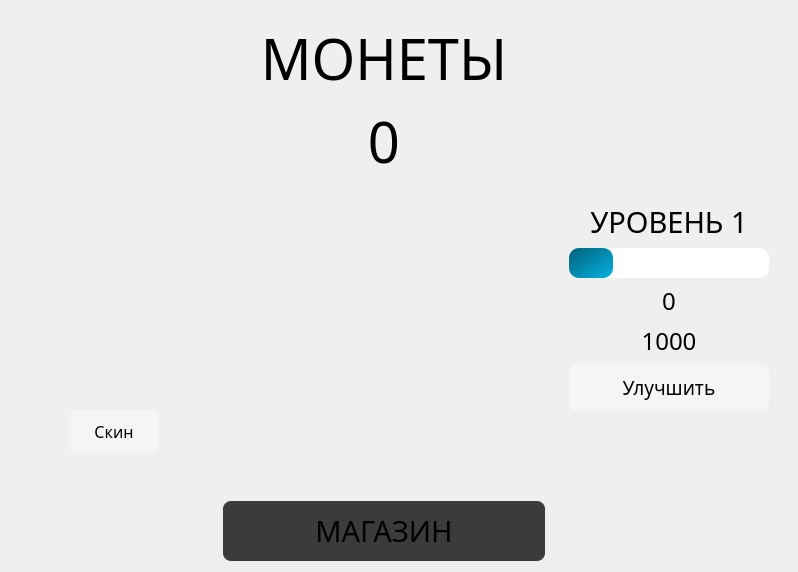
      <widget class="QWidget" name="main_page">
       <layout class="QHBoxLayout" name="horizontalLayout">
        <item>
         <widget class="QFrame" name="frame_2">
          <property name="minimumSize">
           <size>
            <width>200</width>
            <height>500</height>
           </size>
          </property>
          <property name="maximumSize">
           <size>
            <width>16777215</width>
            <height>600</height>
           </size>
          </property>
          <property name="styleSheet">
           <string notr="true">background: none;</string>
          </property>
          <property name="frameShape">
           <enum>QFrame::Shape::NoFrame</enum>
          </property>
          <layout class="QVBoxLayout" name="verticalLayout_5">
           <item>
            <spacer name="verticalSpacer_2">
             <property name="orientation">
              <enum>Qt::Orientation::Vertical</enum>
             </property>
             <property name="sizeHint" stdset="0">
              <size>
               <width>20</width>
               <height>40</height>
              </size>
             </property>
            </spacer>
           </item>
           <item alignment="Qt::AlignmentFlag::Qt::AlignmentFlag::AlignVCenter">
            <widget class="QFrame" name="frame_4">
             <property name="minimumSize">
              <size>
               <width>0</width>
               <height>100</height>
              </size>
             </property>
             <property name="frameShadow">
              <enum>QFrame::Shadow::Raised</enum>
             </property>
             <layout class="QHBoxLayout" name="horizontalLayout_4">
              <item>
               <spacer name="horizontalSpacer">
                <property name="orientation">
                 <enum>Qt::Orientation::Horizontal</enum>
                </property>
                <property name="sizeHint" stdset="0">
                 <size>
                  <width>40</width>
                  <height>20</height>
                 </size>
                </property>
               </spacer>
              </item>
              <item alignment="Qt::AlignmentFlag::Qt::AlignmentFlag::AlignVCenter">
               <widget class="QPushButton" name="skin_btn">
                <property name="sizePolicy">
                 <sizepolicy hsizetype="Preferred" vsizetype="Fixed">
                  <horstretch>0</horstretch>
                  <verstretch>0</verstretch>
                 </sizepolicy>
                </property>
                <property name="font">
                 <font>
                  <family>a_Concepto</family>
                  <pointsize>12</pointsize>
                 </font>
                </property>
                <property name="cursor">
                 <cursorShape>PointingHandCursor</cursorShape>
                </property>
                <property name="styleSheet">
                 <string notr="true">border: none;
background: none;
background-color: rgba(255, 255, 255, 100);
border-radius: 8px;
padding: 10px 25px;
</string>
                </property>
                <property name="text">
                 <string>Скин</string>
                </property>
               </widget>
              </item>
              <item>
               <spacer name="horizontalSpacer_2">
                <property name="orientation">
                 <enum>Qt::Orientation::Horizontal</enum>
                </property>
                <property name="sizeHint" stdset="0">
                 <size>
                  <width>40</width>
                  <height>20</height>
                 </size>
                </property>
               </spacer>
              </item>
             </layout>
            </widget>
           </item>
           <item>
            <widget class="QLabel" name="label_5">
             <property name="enabled">
              <bool>true</bool>
             </property>
             <property name="maximumSize">
              <size>
               <width>250</width>
               <height>350</height>
              </size>
             </property>
             <property name="styleSheet">
              <string notr="true">background: none;</string>
             </property>
             <property name="text">
              <string/>
             </property>
             <property name="pixmap">
              <pixmap resource="../images/images.qrc">:/images/humster.png</pixmap>
             </property>
             <property name="scaledContents">
              <bool>true</bool>
             </property>
             <property name="alignment">
              <set>Qt::AlignmentFlag::AlignCenter</set>
             </property>
            </widget>
           </item>
           <item>
            <spacer name="verticalSpacer">
             <property name="orientation">
              <enum>Qt::Orientation::Vertical</enum>
             </property>
             <property name="sizeType">
              <enum>QSizePolicy::Policy::Fixed</enum>
             </property>
             <property name="sizeHint" stdset="0">
              <size>
               <width>20</width>
               <height>50</height>
              </size>
             </property>
            </spacer>
           </item>
          </layout>
         </widget>
        </item>
        <item>
         <widget class="QFrame" name="mainframe">
          <property name="minimumSize">
           <size>
            <width>322</width>
            <height>0</height>
           </size>
          </property>
          <property name="maximumSize">
           <size>
            <width>322</width>
            <height>550</height>
           </size>
          </property>
          <property name="styleSheet">
           <string notr="true">background: none;</string>
          </property>
          <layout class="QVBoxLayout" name="verticalLayout_3">
           <property name="spacing">
            <number>50</number>
           </property>
           <property name="leftMargin">
            <number>0</number>
           </property>
           <property name="topMargin">
            <number>0</number>
           </property>
           <property name="rightMargin">
            <number>0</number>
           </property>
           <property name="bottomMargin">
            <number>0</number>
           </property>
           <item>
            <widget class="QFrame" name="counts">
             <property name="maximumSize">
              <size>
               <width>16777215</width>
               <height>200</height>
              </size>
             </property>
             <property name="font">
              <font>
               <family>a_Concepto</family>
              </font>
             </property>
             <layout class="QVBoxLayout" name="verticalLayout">
              <property name="bottomMargin">
               <number>1</number>
              </property>
              <item>
               <widget class="QLabel" name="label">
                <property name="font">
                 <font>
                  <family>a_Concepto</family>
                  <pointsize>42</pointsize>
                 </font>
                </property>
                <property name="styleSheet">
                 <string notr="true">background: none;</string>
                </property>
                <property name="text">
                 <string>МОНЕТЫ</string>
                </property>
                <property name="alignment">
                 <set>Qt::AlignmentFlag::AlignCenter</set>
                </property>
               </widget>
              </item>
              <item>
               <widget class="QLabel" name="clicks_counter">
                <property name="font">
                 <font>
                  <family>a_Concepto</family>
                  <pointsize>42</pointsize>
                 </font>
                </property>
                <property name="styleSheet">
                 <string notr="true">
background: none;</string>
                </property>
                <property name="text">
                 <string>0</string>
                </property>
                <property name="textFormat">
                 <enum>Qt::TextFormat::AutoText</enum>
                </property>
                <property name="alignment">
                 <set>Qt::AlignmentFlag::AlignCenter</set>
                </property>
                <property name="wordWrap">
                 <bool>false</bool>
                </property>
               </widget>
              </item>
             </layout>
            </widget>
           </item>
           <item>
            <widget class="QPushButton" name="click_btn">
             <property name="enabled">
              <bool>true</bool>
             </property>
             <property name="minimumSize">
              <size>
               <width>0</width>
               <height>220</height>
              </size>
             </property>
             <property name="maximumSize">
              <size>
               <width>99999</width>
               <height>220</height>
              </size>
             </property>
             <property name="font">
              <font>
               <pointsize>30</pointsize>
              </font>
             </property>
             <property name="cursor">
              <cursorShape>PointingHandCursor</cursorShape>
             </property>
             <property name="autoFillBackground">
              <bool>false</bool>
             </property>
             <property name="styleSheet">
              <string notr="true">QPushButton{
	border: 0;
	background: none;
}

QPushButton:pressed icon{
	color: #fff;
}</string>
             </property>
             <property name="text">
              <string notr="true"/>
             </property>
             <property name="icon">
              <iconset>
               <normalon>:/images/click-huobi.png</normalon>
               <disabledon>:/images/click-huobi.png</disabledon>
               <activeon>:/images/click-huobi.png</activeon>
               <selectedon>:/images/click-huobi.png</selectedon>
              </iconset>
             </property>
             <property name="iconSize">
              <size>
               <width>300</width>
               <height>300</height>
              </size>
             </property>
             <property name="checkable">
              <bool>false</bool>
             </property>
             <property name="autoRepeat">
              <bool>false</bool>
             </property>
             <property name="autoExclusive">
              <bool>false</bool>
             </property>
             <property name="autoDefault">
              <bool>false</bool>
             </property>
             <property name="default">
              <bool>false</bool>
             </property>
            </widget>
           </item>
           <item alignment="Qt::AlignmentFlag::Qt::AlignmentFlag::AlignVCenter">
            <widget class="QPushButton" name="menu_btn">
             <property name="font">
              <font>
               <family>a_Concepto</family>
               <pointsize>22</pointsize>
              </font>
             </property>
             <property name="cursor">
              <cursorShape>PointingHandCursor</cursorShape>
             </property>
             <property name="styleSheet">
              <string notr="true">border: none;
background: none;
background-color: rgb(59, 59, 59);
border-radius: 8px;
padding: 10px 20px;</string>
             </property>
             <property name="text">
              <string>МАГАЗИН</string>
             </property>
            </widget>
           </item>
          </layout>
         </widget>
        </item>
        <item>
         <widget class="QFrame" name="frame">
          <property name="minimumSize">
           <size>
            <width>200</width>
            <height>300</height>
           </size>
          </property>
          <property name="styleSheet">
           <string notr="true">background: none;</string>
          </property>
          <layout class="QVBoxLayout" name="verticalLayout_4">
           <item alignment="Qt::AlignmentFlag::Qt::AlignmentFlag::AlignTop">
            <widget class="QFrame" name="rang">
             <property name="sizePolicy">
              <sizepolicy hsizetype="MinimumExpanding" vsizetype="MinimumExpanding">
               <horstretch>0</horstretch>
               <verstretch>0</verstretch>
              </sizepolicy>
             </property>
             <property name="maximumSize">
              <size>
               <width>16777215</width>
               <height>400</height>
              </size>
             </property>
             <layout class="QVBoxLayout" name="verticalLayout_2">
              <item>
               <widget class="QFrame" name="frame_3">
                <property name="enabled">
                 <bool>true</bool>
                </property>
                <property name="minimumSize">
                 <size>
                  <width>0</width>
                  <height>130</height>
                 </size>
                </property>
                <property name="frameShape">
                 <enum>QFrame::Shape::NoFrame</enum>
                </property>
                <property name="frameShadow">
                 <enum>QFrame::Shadow::Raised</enum>
                </property>
                <layout class="QHBoxLayout" name="horizontalLayout_3">
                 <item>
                  <widget class="QLabel" name="rank_img">
                   <property name="sizePolicy">
                    <sizepolicy hsizetype="Preferred" vsizetype="Preferred">
                     <horstretch>0</horstretch>
                     <verstretch>0</verstretch>
                    </sizepolicy>
                   </property>
                   <property name="minimumSize">
                    <size>
                     <width>150</width>
                     <height>150</height>
                    </size>
                   </property>
                   <property name="maximumSize">
                    <size>
                     <width>150</width>
                     <height>150</height>
                    </size>
                   </property>
                   <property name="pixmap">
                    <pixmap resource="../images/images.qrc">:/images/ranks/Shield/Wood/shield-wood-1.png</pixmap>
                   </property>
                   <property name="scaledContents">
                    <bool>true</bool>
                   </property>
                   <property name="alignment">
                    <set>Qt::AlignmentFlag::AlignCenter</set>
                   </property>
                  </widget>
                 </item>
                </layout>
               </widget>
              </item>
              <item>
               <widget class="QLabel" name="level_number">
                <property name="maximumSize">
                 <size>
                  <width>16777215</width>
                  <height>80</height>
                 </size>
                </property>
                <property name="font">
                 <font>
                  <family>a_Concepto</family>
                  <pointsize>22</pointsize>
                 </font>
                </property>
                <property name="layoutDirection">
                 <enum>Qt::LayoutDirection::LeftToRight</enum>
                </property>
                <property name="styleSheet">
                 <string notr="true">text-shadow: -1px 2px 6px rgba(0, 0, 0, 0.5);</string>
                </property>
                <property name="text">
                 <string>УРОВЕНЬ 1</string>
                </property>
                <property name="alignment">
                 <set>Qt::AlignmentFlag::AlignCenter</set>
                </property>
               </widget>
              </item>
              <item>
               <widget class="QProgressBar" name="rank_bar">
                <property name="minimumSize">
                 <size>
                  <width>200</width>
                  <height>30</height>
                 </size>
                </property>
                <property name="maximumSize">
                 <size>
                  <width>300</width>
                  <height>16777215</height>
                 </size>
                </property>
                <property name="font">
                 <font>
                  <stylestrategy>PreferAntialias</stylestrategy>
                 </font>
                </property>
                <property name="accessibleName">
                 <string/>
                </property>
                <property name="layoutDirection">
                 <enum>Qt::LayoutDirection::LeftToRight</enum>
                </property>
                <property name="autoFillBackground">
                 <bool>false</bool>
                </property>
                <property name="styleSheet">
                 <string notr="true">QProgressBar{
	background-color: rgb(255, 255, 255);
	border-radius: 10px;
}

QProgressBar::chunk{
	border-radius: 10px;
	background-color: qlineargradient(spread:pad, x1:0, y1:0, x2:1, y2:1, stop:0 rgba(2, 97, 123, 255), stop:1 rgba(4, 177, 225, 255))
}</string>
                </property>
                <property name="value">
                 <number>22</number>
                </property>
                <property name="alignment">
                 <set>Qt::AlignmentFlag::AlignCenter</set>
                </property>
                <property name="textVisible">
                 <bool>false</bool>
                </property>
                <property name="format">
                 <string notr="true">%p%</string>
                </property>
               </widget>
              </item>
              <item>
               <widget class="QLabel" name="rating">
                <property name="font">
                 <font>
                  <family>a_Concepto</family>
                  <pointsize>18</pointsize>
                 </font>
                </property>
                <property name="text">
                 <string>0</string>
                </property>
                <property name="alignment">
                 <set>Qt::AlignmentFlag::AlignCenter</set>
                </property>
               </widget>
              </item>
              <item>
               <widget class="QLabel" name="goal">
                <property name="font">
                 <font>
                  <family>a_Concepto</family>
                  <pointsize>18</pointsize>
                 </font>
                </property>
                <property name="styleSheet">
                 <string notr="true">text-shadow: -1px 2px 6px rgba(0, 0, 0, 0.5);</string>
                </property>
                <property name="text">
                 <string>1000</string>
                </property>
                <property name="alignment">
                 <set>Qt::AlignmentFlag::AlignCenter</set>
                </property>
               </widget>
              </item>
              <item>
               <widget class="QPushButton" name="level_upgrade_btn">
                <property name="font">
                 <font>
                  <family>a_Concepto</family>
                  <pointsize>14</pointsize>
                 </font>
                </property>
                <property name="cursor">
                 <cursorShape>PointingHandCursor</cursorShape>
                </property>
                <property name="styleSheet">
                 <string notr="true">border: none;
background-color: rgba(255, 255, 255, 100);
border-radius: 8px;
padding: 10px 20px;</string>
                </property>
                <property name="text">
                 <string>Улучшить</string>
                </property>
               </widget>
              </item>
             </layout>
            </widget>
           </item>
           <item>
            <spacer name="verticalSpacer_3">
             <property name="orientation">
              <enum>Qt::Orientation::Vertical</enum>
             </property>
             <property name="sizeType">
              <enum>QSizePolicy::Policy::Minimum</enum>
             </property>
             <property name="sizeHint" stdset="0">
              <size>
               <width>20</width>
               <height>40</height>
              </size>
             </property>
            </spacer>
           </item>
          </layout>
         </widget>
        </item>
       </layout>
      </widget>
